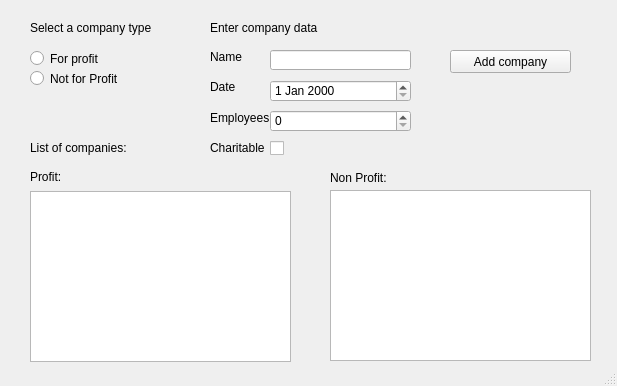
<?xml version="1.0" encoding="UTF-8"?>
<ui version="4.0">
 <class>MainWindow</class>
 <widget class="QMainWindow" name="MainWindow">
  <property name="geometry">
   <rect>
    <x>0</x>
    <y>0</y>
    <width>617</width>
    <height>386</height>
   </rect>
  </property>
  <property name="windowTitle">
   <string>MainWindow</string>
  </property>
  <widget class="QWidget" name="centralWidget">
   <widget class="QLabel" name="label">
    <property name="geometry">
     <rect>
      <x>30</x>
      <y>20</y>
      <width>121</width>
      <height>16</height>
     </rect>
    </property>
    <property name="text">
     <string>Select a company type</string>
    </property>
   </widget>
   <widget class="QRadioButton" name="radioButton_profit">
    <property name="geometry">
     <rect>
      <x>30</x>
      <y>50</y>
      <width>82</width>
      <height>17</height>
     </rect>
    </property>
    <property name="text">
     <string>For profit</string>
    </property>
   </widget>
   <widget class="QRadioButton" name="radioButton_noprofit">
    <property name="geometry">
     <rect>
      <x>30</x>
      <y>70</y>
      <width>91</width>
      <height>17</height>
     </rect>
    </property>
    <property name="text">
     <string>Not for Profit</string>
    </property>
   </widget>
   <widget class="QLabel" name="label_2">
    <property name="geometry">
     <rect>
      <x>210</x>
      <y>20</y>
      <width>121</width>
      <height>16</height>
     </rect>
    </property>
    <property name="text">
     <string>Enter company data</string>
    </property>
   </widget>
   <widget class="QLabel" name="label_3">
    <property name="geometry">
     <rect>
      <x>210</x>
      <y>50</y>
      <width>46</width>
      <height>13</height>
     </rect>
    </property>
    <property name="text">
     <string>Name</string>
    </property>
   </widget>
   <widget class="QLineEdit" name="lineEdit_name">
    <property name="geometry">
     <rect>
      <x>270</x>
      <y>50</y>
      <width>141</width>
      <height>20</height>
     </rect>
    </property>
   </widget>
   <widget class="QLabel" name="label_4">
    <property name="geometry">
     <rect>
      <x>210</x>
      <y>80</y>
      <width>46</width>
      <height>13</height>
     </rect>
    </property>
    <property name="text">
     <string>Date</string>
    </property>
   </widget>
   <widget class="QDateEdit" name="dateEdit">
    <property name="geometry">
     <rect>
      <x>270</x>
      <y>80</y>
      <width>141</width>
      <height>22</height>
     </rect>
    </property>
   </widget>
   <widget class="QLabel" name="label_5">
    <property name="geometry">
     <rect>
      <x>210</x>
      <y>110</y>
      <width>61</width>
      <height>16</height>
     </rect>
    </property>
    <property name="text">
     <string>Employees</string>
    </property>
   </widget>
   <widget class="QSpinBox" name="spinBox_employees">
    <property name="geometry">
     <rect>
      <x>270</x>
      <y>110</y>
      <width>141</width>
      <height>22</height>
     </rect>
    </property>
   </widget>
   <widget class="QPushButton" name="pushButton_add">
    <property name="geometry">
     <rect>
      <x>450</x>
      <y>50</y>
      <width>121</width>
      <height>23</height>
     </rect>
    </property>
    <property name="text">
     <string>Add company</string>
    </property>
   </widget>
   <widget class="QLabel" name="label_6">
    <property name="geometry">
     <rect>
      <x>30</x>
      <y>140</y>
      <width>111</width>
      <height>16</height>
     </rect>
    </property>
    <property name="text">
     <string>List of companies:</string>
    </property>
   </widget>
   <widget class="QLabel" name="label_Char">
    <property name="geometry">
     <rect>
      <x>210</x>
      <y>140</y>
      <width>61</width>
      <height>16</height>
     </rect>
    </property>
    <property name="text">
     <string>Charitable</string>
    </property>
   </widget>
   <widget class="QCheckBox" name="checkBox">
    <property name="geometry">
     <rect>
      <x>270</x>
      <y>140</y>
      <width>70</width>
      <height>17</height>
     </rect>
    </property>
    <property name="text">
     <string/>
    </property>
   </widget>
   <widget class="QListWidget" name="listWidget">
    <property name="geometry">
     <rect>
      <x>30</x>
      <y>191</y>
      <width>261</width>
      <height>171</height>
     </rect>
    </property>
   </widget>
   <widget class="QLabel" name="label_7">
    <property name="geometry">
     <rect>
      <x>30</x>
      <y>170</y>
      <width>46</width>
      <height>13</height>
     </rect>
    </property>
    <property name="text">
     <string>Profit:</string>
    </property>
   </widget>
   <widget class="QListWidget" name="listWidget_nonprofit">
    <property name="geometry">
     <rect>
      <x>330</x>
      <y>190</y>
      <width>261</width>
      <height>171</height>
     </rect>
    </property>
   </widget>
   <widget class="QLabel" name="label_8">
    <property name="geometry">
     <rect>
      <x>330</x>
      <y>170</y>
      <width>61</width>
      <height>16</height>
     </rect>
    </property>
    <property name="text">
     <string>Non Profit:</string>
    </property>
   </widget>
  </widget>
  <widget class="QStatusBar" name="statusBar"/>
 </widget>
 <layoutdefault spacing="6" margin="11"/>
 <resources/>
 <connections/>
</ui>
